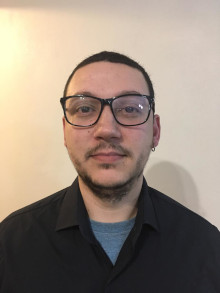
#> input picture data/images/mas.jpeg, 220 x 293 px, found by its file name
$ python spyder23RGBchannels.py
#> lines starting #> are read from the running program, lines starting #| are printed output that depends on the picture
#!/usr/bin/env python3
# -*- coding: utf-8 -*-
"""
Created on Sun Dec 27 17:27:58 2020
REF.:/watch?v=YuHaD-yG_D4&list=PLHae9ggVvqPgyRQQOtENr6hK0m1UquGaG&index=24
@author: bragatte
"""
from skimage import io
# [4 lines of commented-out code are left out]
img = io.imread('/home/bragatte/Documentos/GitHub/Crosstope/data/images/mas.jpeg')
#> img is the input picture: shape (293, 220, 3); mean R, G, B 151.3, 136.4, 123.5

img1=img[:, :, :]
print(img1.shape)
#| (293, 220, 3)

#Next, let us extract each channel image.
img2=img1[0,:,:]  #First channel, Red
#> img2 = 220 rows, first 8: [204, 176, 154], [204, 176, 154], [205, 177, 155], [205, 177, 155], [206, 178, 156], [206, 178, 156], [206, 178, 156], [206, 178, 156]
img3=img1[1,:,:] #Second channel, Green
#> img3 = 220 rows, first 8: [204, 176, 154], [205, 177, 155], [205, 177, 155], [206, 178, 156], [206, 178, 156], [206, 178, 156], [207, 179, 157], [207, 179, 157]
img4=img1[2,:,:] #Third channel, Blue DAPI
#> img4 = 220 rows, first 8: [205, 177, 155], [205, 177, 155], [206, 178, 156], [206, 178, 156], [207, 179, 157], [207, 179, 157], [207, 179, 157], [207, 179, 157]

from matplotlib import pyplot as plt

fig = plt.figure(figsize=(10, 10))
ax1 = fig.add_subplot(2,2,1)
ax1.imshow(img2, cmap='hot')
ax1.title.set_text('1st channel')
ax2 = fig.add_subplot(2,2,2)
ax2.imshow(img3, cmap='hot')
ax2.title.set_text('2nd channel')
ax3 = fig.add_subplot(2,2,3)
ax3.imshow(img4, cmap='hot')
ax3.title.set_text('3rd channel')
plt.show()
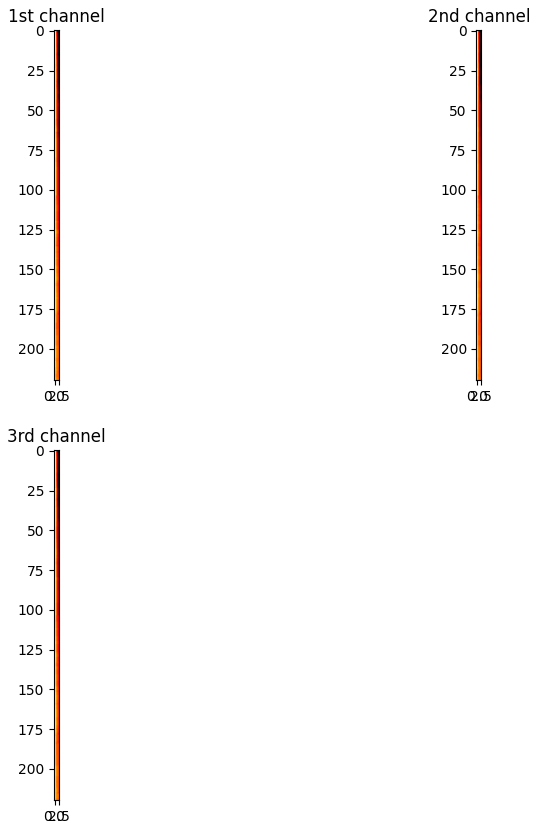
#> figure drawn by matplotlib, 3 panels
